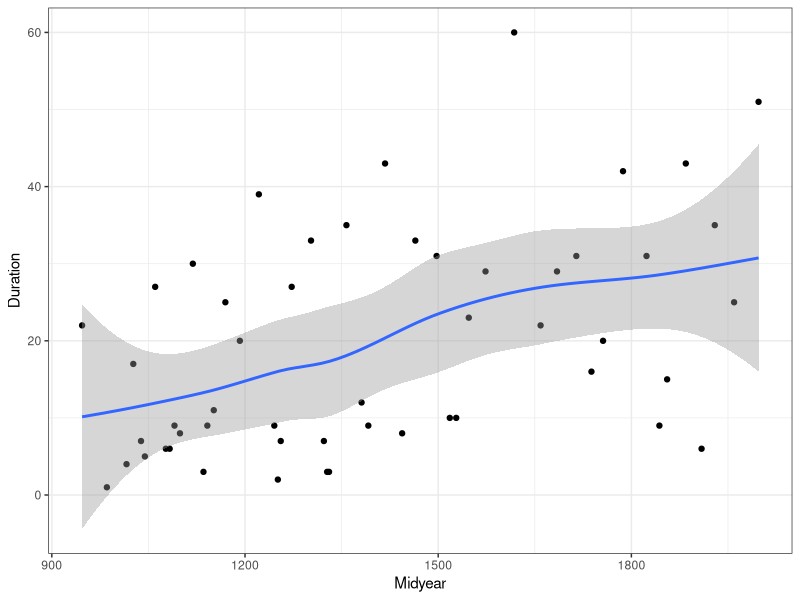

Recreate this plot in R.
## ---- chunk 1
knitr::opts_chunk$set(echo = TRUE)
## ---- chunk 2
# FILL IN THE CODE BELOW and review the outputs
library(tidyverse)
kings1 <- read.csv("kings.csv")

kings2 <- read_csv("kings.csv",na=c("NULL",""))

kings3 <- read.csv2("kings.csv")

kings4 <- read_csv2("kings.csv")
## ---- chunk 3
# COMPLETE THE BLANKS BELOW WITH YOUR CODE, then turn the 'eval' flag in this chunk to TRUE.
kings<-kings2
class(kings1)
class("kings2")
class(kings3)
class(kings4)

ncol(kings1)
ncol(kings2)
ncol(kings3)
ncol(kings4)


head(kings1)
head(kings2)
head(kings3)
head(kings4)

## ---- chunk 4
# YOUR CODE
na.omit("kings.csv)")
kings_duration<-kings2 %>% 
  select(Name, Start_year, End_year) %>% 
  mutate(duration = End_year - Start_year, na.rm=TRUE)
## ---- chunk 5
# YOUR CODE
kings %>% 
  filter(!is.na(Start_year)) %>% 
  mutate(Duration = End_year - Start_year) %>% 
  summarise((average=mean(Duration, na.rm=TRUE)))
## ---- chunk 6
# YOUR CODE
filter(kings_duration,duration>19.57692)
count(filter(kings_duration,duration>19.57692))
## ---- chunk 7
# YOUR CODE
kings %>% 
  mutate(duration = End_year - Start_year) %>% 
  arrange(desc(duration)) %>% 
  slice(1:3) %>% 
  mutate(Days=duration*365) %>% 
  select(Name,duration, Days)

## ---- chunk 8
# YOUR CODE
kings %>% 
  mutate(Duration=End_year - Start_year) %>% 
  mutate(Midyear = Start_year + Duration/2) %>% 
  ggplot(aes(x = Midyear, y = Duration))+
  geom_point()+
  geom_smooth()+
  theme_bw()
